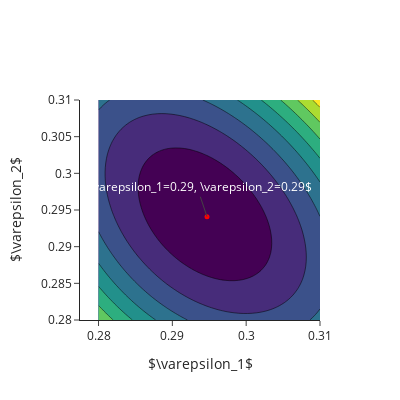

Source (notebook cell):
### Code cell
import plotly.graph_objects as go
import numpy as np

r1 = 1
r2 = 1
r3 = 1.25

x1 = np.linspace(0.28, 0.31, 50)
x2 = np.linspace(0.28, 0.31, 50)

xx1, xx2 = np.meshgrid(x1,x2)

TPB_inv = np.log((r1**3/xx1 + r2**3/xx2 + r3**3/(1-xx1-xx2)))
# TPB_inv = (r1/xx1 + r2/xx2 + r3/(1-xx1-xx2))

fig = go.Figure()
fig.add_trace(go.Contour(
    z=TPB_inv,
    x=x1,
    y=x2,
    showscale=False  # This line removes the colorbar
    ))

zmin = np.nanmin(TPB_inv)
loc = np.argmin(TPB_inv)
x_min = x1[loc%50]
y_min = x2[loc//50]

# add the minimum point
fig.add_trace(go.Scatter(
    x=[x_min], 
    y=[y_min], 
    mode='markers',
    marker=dict(
        size=5,
        color='red',
        ),
    ))

# add annotation for the minimum point
fig.add_annotation(
    x=x_min,
    y=y_min,
    text=rf'$\varepsilon_1={x_min:.2f}, \varepsilon_2={y_min:.2f}$',
    font=dict(color='white'),
    )

fig.update_layout(
    width= 400,
    height=400,
    xaxis_title=r'$\varepsilon_1$',
    yaxis_title=r'$\varepsilon_2$',
    template='simple_white',
    )

# save svg file
pio.write_image(fig, 'TPB_inv_2.pdf')

fig.show()

### Figure 1 — Plotly figure (JSON) as saved in the notebook; plotly's stock layout.template omitted (floating-point values rounded to 4 significant figures; data arrays with more than 128 entries replaced by an {"elided": "..."} marker saying what was removed)
{"data": [{"showscale": false, "type": "contour", "x": [0.28, 0.2806, 0.2812, 0.2818, 0.2824, 0.2831, 0.2837, 0.2843, 0.2849, 0.2855, 0.2861, 0.2867, 0.2873, 0.288, 0.2886, 0.2892, 0.2898, 0.2904, 0.291, 0.2916, 0.2922, 0.2929, 0.2935, 0.2941, 0.2947, 0.2953, 0.2959, 0.2965, 0.2971, 0.2978, 0.2984, 0.299, 0.2996, 0.3002, 0.3008, 0.3014, 0.302, 0.3027, 0.3033, 0.3039, 0.3045, 0.3051, 0.3057, 0.3063, 0.3069, 0.3076, 0.3082, 0.3088, 0.3094, 0.31], "y": [0.28, 0.2806, 0.2812, 0.2818, 0.2824, 0.2831, 0.2837, 0.2843, 0.2849, 0.2855, 0.2861, 0.2867, 0.2873, 0.288, 0.2886, 0.2892, 0.2898, 0.2904, 0.291, 0.2916, 0.2922, 0.2929, 0.2935, 0.2941, 0.2947, 0.2953, 0.2959, 0.2965, 0.2971, 0.2978, 0.2984, 0.299, 0.2996, 0.3002, 0.3008, 0.3014, 0.302, 0.3027, 0.3033, 0.3039, 0.3045, 0.3051, 0.3057, 0.3063, 0.3069, 0.3076, 0.3082, 0.3088, 0.3094, 0.31], "z": {"elided": "50x50 float values"}}, {"marker": {"color": "red", "size": 5}, "mode": "markers", "type": "scatter", "x": [0.2947], "y": [0.2941]}], "layout": {"annotations": [{"font": {"color": "white"}, "text": "$\\varepsilon_1=0.29, \\varepsilon_2=0.29$", "x": 0.2947, "y": 0.2941}], "height": 400, "width": 400, "xaxis": {"title": {"text": "$\\varepsilon_1$"}}, "yaxis": {"title": {"text": "$\\varepsilon_2$"}}}}
